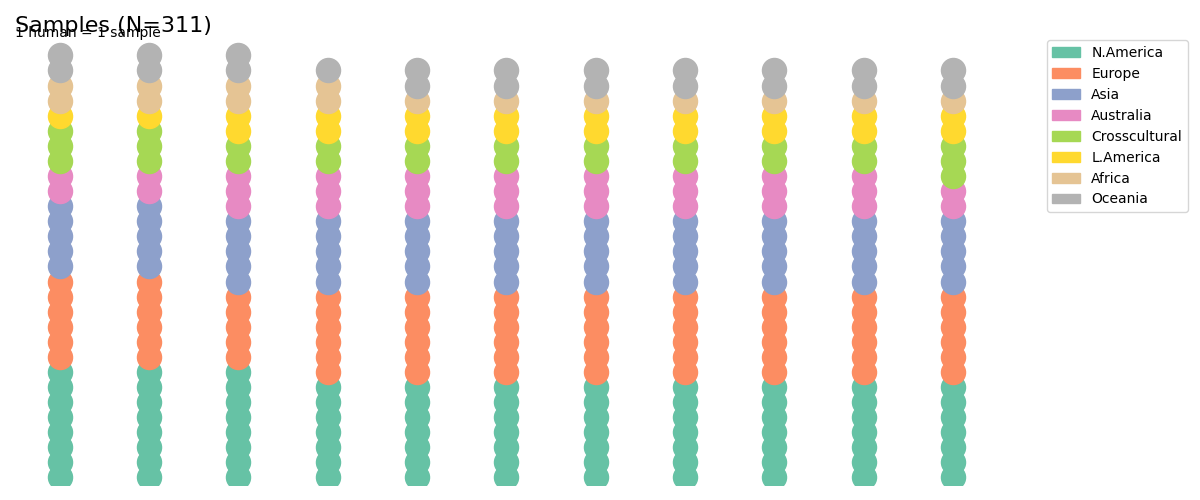

Generate this figure with Python:
import matplotlib.pyplot as plt
import matplotlib.patches as mpatches
import numpy as np

# Define the sample size and categories
n_samples = 311
categories = ['N.America', 'Europe', 'Asia', 'Australia', 'Crosscultural', 'L.America', 'Africa', 'Oceania']
category_sizes = [80, 65, 55, 30, 25, 20, 15, 21]  # Sizes of each category
category_colors = ['#66c2a5', '#fc8d62', '#8da0cb', '#e78ac3', '#a6d854', '#ffd92f', '#e5c494', '#b3b3b3']

# Create figure and axis
fig, ax = plt.subplots(figsize=(12, 5))

# Create grid of people (icons)
x_positions = np.arange(0, 11)  # 11 people per row
y_positions = np.arange(0, n_samples // len(x_positions) + 1)  # enough rows to hold all samples

# Flatten the x and y positions for each person
x = np.tile(x_positions, len(y_positions))
y = np.repeat(y_positions, len(x_positions))

# Now we assign each person to a category
category_boundaries = np.cumsum(category_sizes)
category_indices = np.hstack([np.repeat(i, size) for i, size in enumerate(category_sizes)])

# Plot each "person" (icon)
for i in range(n_samples):
    ax.scatter(x[i], y[i], color=category_colors[category_indices[i]], s=300, marker='o')

# Add legend
patches = [mpatches.Patch(color=category_colors[i], label=categories[i]) for i in range(len(categories))]
ax.legend(handles=patches, bbox_to_anchor=(1.05, 1), loc='upper left', borderaxespad=0.)

# Adjust the axis limits
ax.set_xlim(-0.5, max(x_positions) + 0.5)
ax.set_ylim(-0.5, len(y_positions))

# Remove axes and labels
ax.axis('off')

# Add title and subtitle
plt.title('Samples (N=311)', fontsize=16, loc='left')
plt.text(-0.5, len(y_positions) + 0.5, '1 human = 1 sample', fontsize=10, verticalalignment='center')

# Show plot
plt.tight_layout()
plt.savefig('viz.png')
